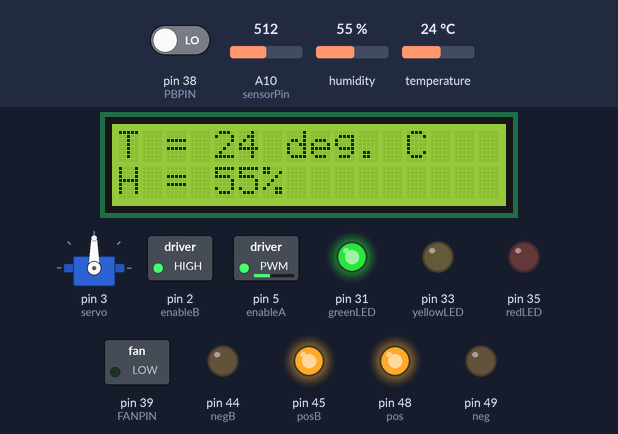
Bench run of a sketch on a simulated Arduino Mega 2560, built with avr-gcc and run on an emulated ATmega2560. Parts: servo, 16×2 character LCD, switched loads named in the sketch (green lamp = pin HIGH), output pins drawn as LEDs (lit = HIGH). The test bench sets the inputs (shaded band); at power-on: humidity 55 %, A10 (sensorPin) = 512, temperature 24 °C, pin 38 (PBPIN) LOW. Pins used as bus, display or sensor lines are not drawn; what the sketch prints to the serial monitor is not drawn.

Above: at 3.2 s.
3.3 s: humidity set to 52 %
At 6.7 s:
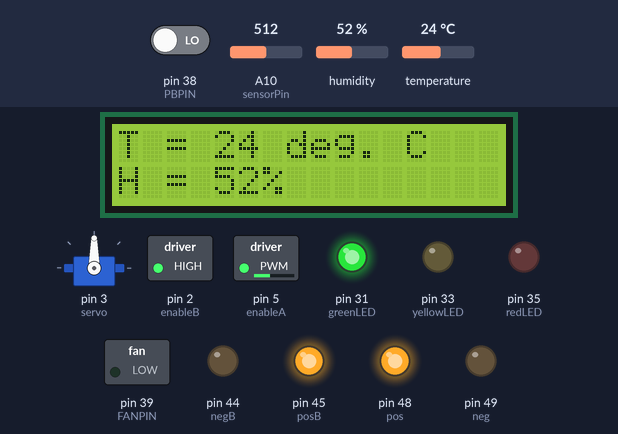
10.3 s: humidity set to 49 %
At 12.6 s:
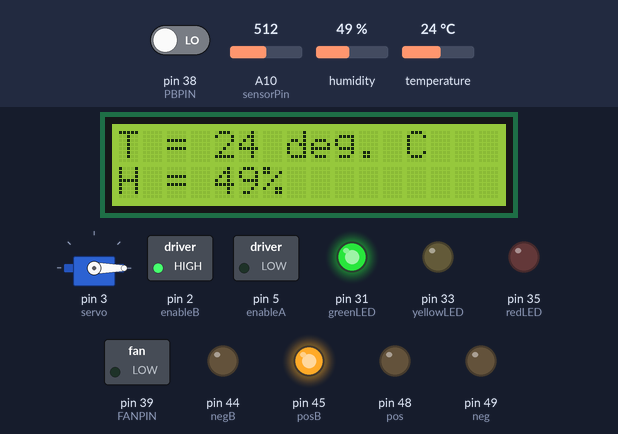
18.9 s: A10 (sensorPin) set to 154
22.3 s: A10 (sensorPin) set to 134
At 25.4 s:
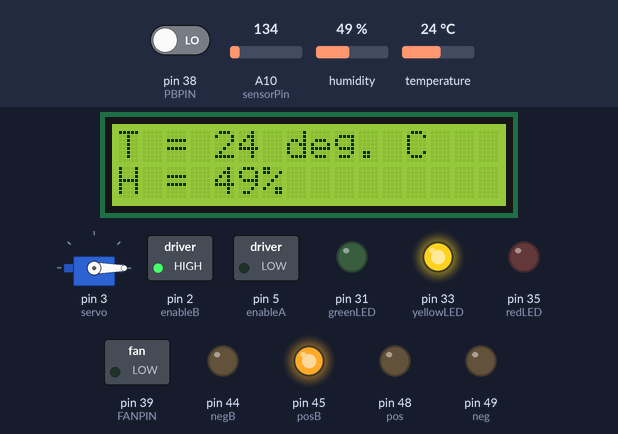
30.9 s: temperature set to 28.9 °C
At 34.0 s:
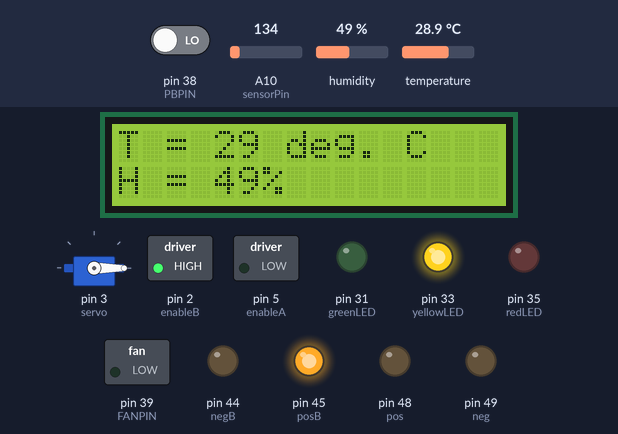
37.3 s: temperature set to 29.8 °C
At 40.0 s:
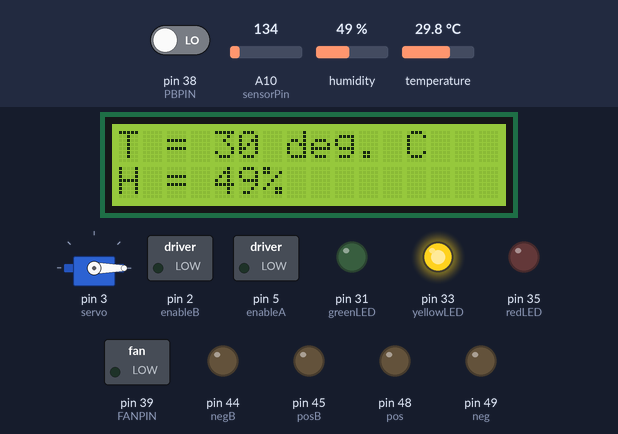
Timing chart, 0 to 46.7 s (numbered marks = the images above; inputs shaded):
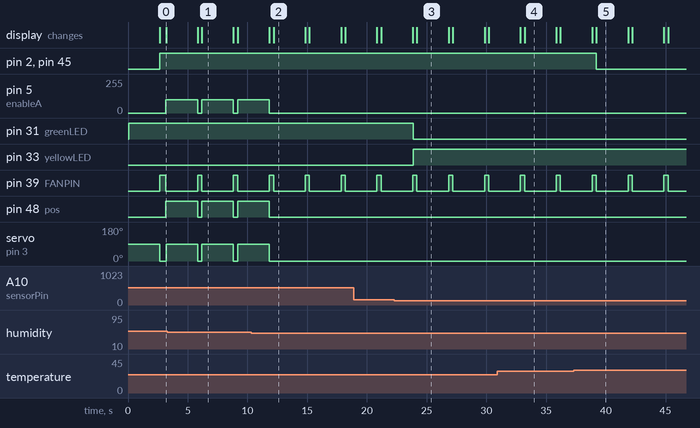

Measured:
- the behaviour switches between 51 and 50 % on humidity (found by bisection; images 1 and 2)
- the behaviour switches between 143 and 142 on A10 (sensorPin) (found by bisection; images 2 and 3)
- the behaviour switches between 29.4 and 29.5 °C on temperature (found by bisection; images 4 and 5)
- after the input at 3.3 s, the display: first differs from a run without the input after 2.9 s (image 1)
- after the input at 10.3 s, pin 5 (enableA): goes on until 11.8 s, then stays 0/255; pin 48 (pos): goes on until 11.8 s, then stays LOW; servo on pin 3 (servo): goes on until 11.8 s, then stays 0°; the display: first differs from a run without the input after 1.9 s (image 2)
- after the input at 22.3 s, pin 31 (greenLED): HIGH → LOW after 1.6 s; pin 33 (yellowLED): LOW → HIGH after 1.6 s
- after the input at 30.9 s, the display: first differs from a run without the input after 2.3 s (image 4)
- after the input at 37.3 s, pin 2 (enableB), pin 45 (posB): HIGH → LOW after 1.9 s; the display: first differs from a run without the input after 1.9 s (image 5)

The sketch:

mecproject.ino
```cpp
#include <dht_nonblocking.h>
#define DHT_SENSOR_TYPE DHT_TYPE_11

#include <Servo.h>
#include <LiquidCrystal.h>
Servo myservo;

//Assembly and arduino variables
volatile uint16_t myCounter asm("counter") __attribute__ ((used)) = 0;
volatile uint8_t segs asm("segs") __attribute__ ((used)) = 0;

extern "C" {
/*
 * function prototypes - the names declared here so we can
 * reference them in the code below without getting errors.
 */
void start();
void blink();
}


int lowerThreshold = 100;
int upperThreshold = 142;

//water pins
#define sensorPower 51
#define sensorPin A10

// Value for storing water level
int val = 0;

// Declare pins to which LEDs are connected
int redLED = 35;
int yellowLED = 33;
int greenLED = 31;


static const int DHT_SENSOR_PIN = 6;
DHT_nonblocking dht_sensor( DHT_SENSOR_PIN, DHT_SENSOR_TYPE );
LiquidCrystal lcd(7, 8, 9, 10, 11, 12);
const int PBPIN = 38;
const int FANPIN = 39;
const int enableA = 5;  //A motor is in charge of humidity
const int pos = 48;
const int neg = 49;
const int posB = 45;  //B motor is in charge of temp
const int negB = 44;
const int enableB = 2;
const int servo=3;
const int idealT = 30;
const int lowH = 40;
const int highH = 50;
const int cable = 39; //represents Kanthal cable

int cc=0;

/*
 * Initialize the serial port.
 */
void setup( )
{
  //water sensor
  pinMode(sensorPower, OUTPUT);
  digitalWrite(sensorPower, LOW);

  // Set LED pins as an OUTPUT
  pinMode(redLED, OUTPUT);
  pinMode(yellowLED, OUTPUT);
  pinMode(greenLED, OUTPUT);

  // Initially turn off all LEDs
  digitalWrite(redLED, LOW);
  digitalWrite(yellowLED, LOW);
  digitalWrite(greenLED, LOW);

  //main
  myservo.attach(servo);
  pinMode(cable,OUTPUT);
  pinMode(posB,OUTPUT);
  pinMode(negB,OUTPUT);
  pinMode(pos,OUTPUT);
  pinMode(neg,OUTPUT);
  pinMode(enableB,OUTPUT);

  pinMode(PBPIN,INPUT);
  pinMode(FANPIN,OUTPUT);
  lcd.begin(16, 2);
  Serial.begin( 9600);


  //arduino
  start();
  //all done
  Serial.println("Setup completed");
}

//water sensor reading function
int readSensor() {
  digitalWrite(sensorPower, HIGH);
  delay(10);
  val = analogRead(sensorPin);
  digitalWrite(sensorPower, LOW);
  return val;
}

/*
 * Poll for a measurement, keeping the state machine alive.  Returns
 * true if a measurement is available.
 */
static bool measure_environment( float *temperature, float *humidity )
{
  static unsigned long measurement_timestamp = millis( );


  /* Measure once every four seconds. */
  if( millis( ) - measurement_timestamp > 3000ul )
  {

    if( dht_sensor.measure( temperature, humidity ) == true )
    {
      measurement_timestamp = millis( );
      return( true );
    }
  }

  return( false );
}


/*
 * Main program loop.
 */
void loop( )
{
  float temperature;
  float humidity;

  /* Measure temperature and humidity.  If the functions returns
     true, then a measurement is available. */
  if(cc>4){
  int stepp =500;
  while(stepp>0 and measure_environment( &temperature, &humidity ) == false){
  Serial.println(stepp);


  stepp--;
  }
  Serial.print( "T = " );
    Serial.print( temperature, 1 );
    Serial.print( " deg. C, H = " );
    Serial.print( humidity, 1 );
    Serial.println( "%" );
    lcd.clear();

    int t = int(temperature);
    int h = int(humidity);
    String temp = "T = "+String(t)+" deg. C";
    String hum = "H = "+String(h)+"%";
    lcd.setCursor(0, 0);
    lcd.print(temp);
    lcd.setCursor(0, 1);
    lcd.print(hum);

    Serial.print("PB: ");
    Serial.println(digitalRead(PBPIN));
    digitalWrite(FANPIN,digitalRead(PBPIN));
    if(highH < humidity){

      myservo.write(90);
      //fan goes here
      digitalWrite(pos, HIGH);
      analogWrite(enableA,100);
      digitalWrite(neg, LOW);


    }else{
      myservo.write(0);
      //turn off fan
      digitalWrite(pos, LOW);
      analogWrite(enableA,0);
    }
    if(lowH > humidity){
      digitalWrite(cable,HIGH);
    }else{
      digitalWrite(cable,LOW);
    }

    if(temperature<idealT){
      digitalWrite(posB,HIGH);
      digitalWrite(negB,LOW);
      digitalWrite(enableB,HIGH);
    }else{
      //analogWrite(enableB,0);
      digitalWrite(posB,LOW);
      digitalWrite(enableB,LOW);
    }
  cc=0;
  }
  cc++;

  Serial.println(digitalRead(PBPIN));
  if(digitalRead(PBPIN) == 1){
      digitalWrite(25,LOW);
      segs = 0;
  }
  //water sensor
  int level = readSensor();
  Serial.print("Level: ");
  Serial.println(level);

  if (level <= lowerThreshold) {
    Serial.println("Water Level: Low");
    digitalWrite(redLED, HIGH);
    digitalWrite(yellowLED, LOW);
    digitalWrite(greenLED, LOW);
  }
  else if (level > lowerThreshold && level <= upperThreshold) {
    Serial.println("Water Level: Medium");
    digitalWrite(redLED, LOW);
    digitalWrite(yellowLED, HIGH);
    digitalWrite(greenLED, LOW);
  }
  else if (level > upperThreshold) {
    Serial.println("Water Level: High");
    digitalWrite(redLED, LOW);
    digitalWrite(yellowLED, LOW);
    digitalWrite(greenLED, HIGH);
  }
  //call arduino function
  Serial.println(myCounter);
  Serial.println(segs);
  blink();
  cc++;


  /*
   *

  if(digitalRead(PBPIN) == 1){
    Serial.println("*");
    digitalWrite(FANPIN,HIGH);
  }
  */

}
```
